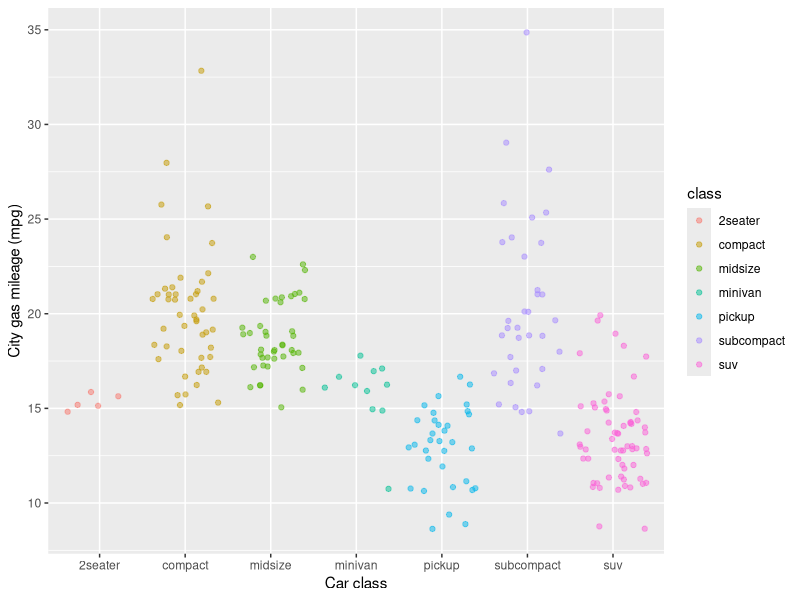

Source code (R):
## ---- chunk 1
knitr::opts_chunk$set(echo = TRUE)

library(tidyverse)
## ---- chunk 2
ggplot(data = mpg, aes(x = class, y = cty)) +
	geom_jitter(aes(color = class), alpha = 0.5) +
  labs (x = "Car class", y = "City gas mileage (mpg)")
